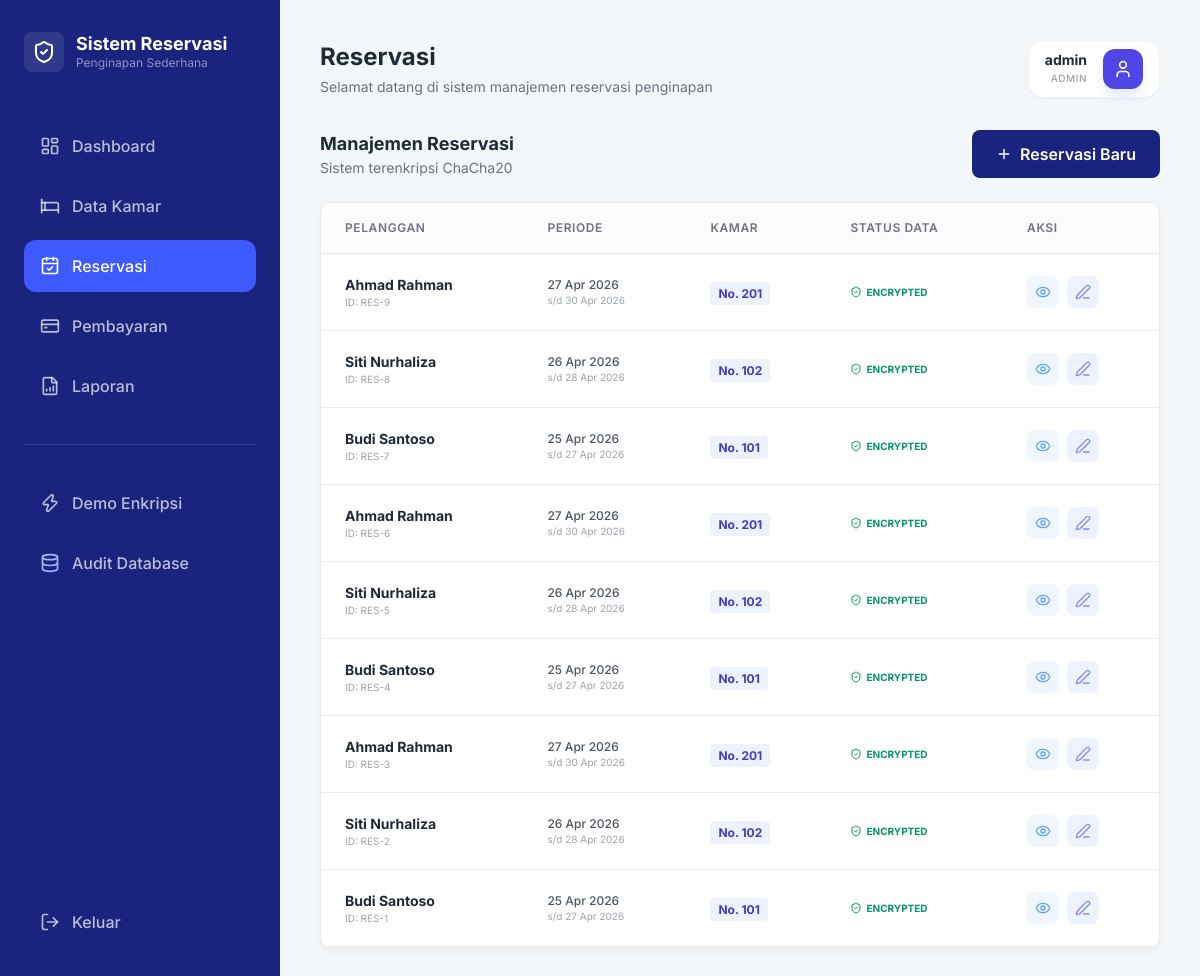
Page /dashboard.php?page=reservations (signed in) on the earlier database version.
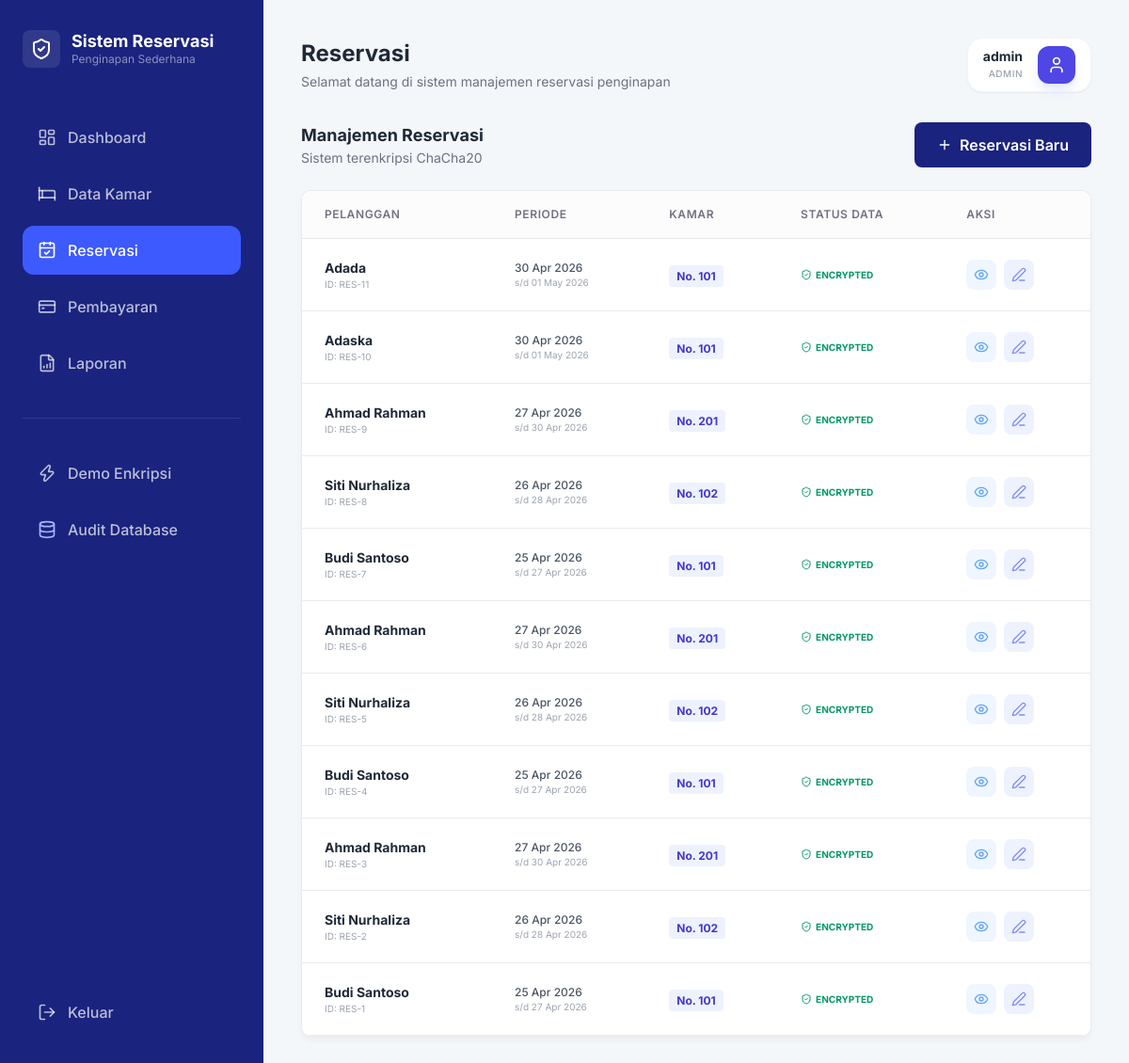
Same page on the later database version.
### tables this page shows
CREATE TABLE reservations (
        id INTEGER PRIMARY KEY AUTOINCREMENT,
        customer_name TEXT,
        phone TEXT,
        email TEXT,
        address TEXT,
        check_in DATE,
        check_out DATE,
        notes TEXT,
        room_id INTEGER,
        status TEXT DEFAULT 'pending',
        FOREIGN KEY(room_id) REFERENCES rooms(id)
    );

CREATE TABLE rooms (
        id INTEGER PRIMARY KEY AUTOINCREMENT,
        room_number TEXT UNIQUE,
        type TEXT,
        price INTEGER,
        status TEXT DEFAULT 'available'
    );

### helpers/security_helper.php (called while the page is built, shortened)
<?php
class SecurityHelper {
    public static function generateKey() {
        $seed = SERVER_SEED . MASTER_SECRET;
        return hash('sha256', $seed, true);
    }
    public static function decrypt($base64_data) {
        if (empty($base64_data)) return "";
        $decoded = base64_decode($base64_data);
        $key = self::generateKey();
        if (function_exists('sodium_crypto_stream_chacha20_xor')) {
            $nonce_len = 8;
            if (strlen($decoded) < $nonce_len) return "[Error]";
            $nonce = substr($decoded, 0, $nonce_len);
            $ciphertext = substr($decoded, $nonce_len);
            return sodium_crypto_stream_chacha20_xor($ciphertext, $nonce, $key);
        } else {
            $nonce_len = 16;
            $nonce = substr($decoded, 0, $nonce_len);
            $ciphertext = substr($decoded, $nonce_len);
            return openssl_decrypt($ciphertext, 'chacha20', $key, OPENSSL_RAW_DATA, $nonce);
        }
    }
}
?>

### modules/reservations.php (the view, shortened to what this page needs)
<?php
$reservations = $db->query("SELECT r.*, rm.room_number, rm.type as room_type FROM reservations r JOIN rooms rm ON r.room_id = rm.id ORDER BY r.id DESC")->fetchAll(PDO::FETCH_ASSOC);
?>
<div class="flex justify-between items-center mb-6">
    <div>
        <h3 class="text-lg font-bold text-gray-800">Manajemen Reservasi</h3>
        <p class="text-sm text-gray-500">Sistem terenkripsi ChaCha20</p>
    </div>
    <button onclick="openResModal()" class="btn-primary flex items-center gap-2">
        <i data-lucide="plus" class="w-4 h-4"></i> Reservasi Baru
    </button>
</div>
<div class="card p-0 overflow-hidden">
    <div class="table-container border-none">
        <table>
            <thead>
                <tr>
                    <th>Pelanggan</th>
                    <th>Periode</th>
                    <th>Kamar</th>
                    <th>Status Data</th>
                    <th>Aksi</th>
                </tr>
            </thead>
            <tbody>
                <?php foreach ($reservations as $res): ?>
                <tr>
                    <td>
                        <div class="font-bold text-gray-800"><?= htmlspecialchars($res['customer_name']) ?></div>
                        <div class="text-[10px] text-gray-400">ID: RES-<?= $res['id'] ?></div>
                    </td>
                    <td class="text-gray-600">
                        <div class="text-xs font-medium"><?= date('d M Y', strtotime($res['check_in'])) ?></div>
                        <div class="text-[10px] text-gray-400">s/d <?= date('d M Y', strtotime($res['check_out'])) ?></div>
                    </td>
                    <td>
                        <span class="px-2 py-1 bg-indigo-50 text-indigo-700 rounded text-xs font-bold">No. <?= $res['room_number'] ?></span>
                    </td>
                    <td>
                        <div class="flex items-center gap-1 text-emerald-600 text-[10px] font-bold">
                            <i data-lucide="shield-check" class="w-3 h-3"></i> ENCRYPTED
                        </div>
                    </td>
                    <td>
                        <div class="flex items-center gap-2">
                            <button onclick='viewDetail(<?= json_encode($res) ?>, <?= json_encode([
                                "phone" => SecurityHelper::decrypt($res["phone"]),
                                "email" => SecurityHelper::decrypt($res["email"]),
                                "address" => SecurityHelper::decrypt($res["address"]),
                                "notes" => SecurityHelper::decrypt($res["notes"])
                            ]) ?>)' class="p-2 text-blue-400 hover:text-blue-600 bg-blue-50 rounded-lg">
                                <i data-lucide="eye" class="w-4 h-4"></i>
                            </button>
                            <button onclick='editRes(<?= json_encode($res) ?>, <?= json_encode([
                                "phone" => SecurityHelper::decrypt($res["phone"]),
                                "email" => SecurityHelper::decrypt($res["email"]),
                                "address" => SecurityHelper::decrypt($res["address"]),
                                "notes" => SecurityHelper::decrypt($res["notes"])
                            ]) ?>)' class="p-2 text-indigo-400 hover:text-indigo-600 bg-indigo-50 rounded-lg">
                                <i data-lucide="edit-3" class="w-4 h-4"></i>
                            </button>
                        </div>
                    </td>
                </tr>
                <?php endforeach; ?>
            </tbody>
        </table>
    </div>
</div>

Differences in the rows shown:
added reservations: customer_name "Adada", id "11", check_in "30 Apr 2026", check_out "01 May 2026", room.room_number "101"
added reservations: customer_name "Adaska", id "10", check_in "30 Apr 2026", check_out "01 May 2026", room.room_number "101"
